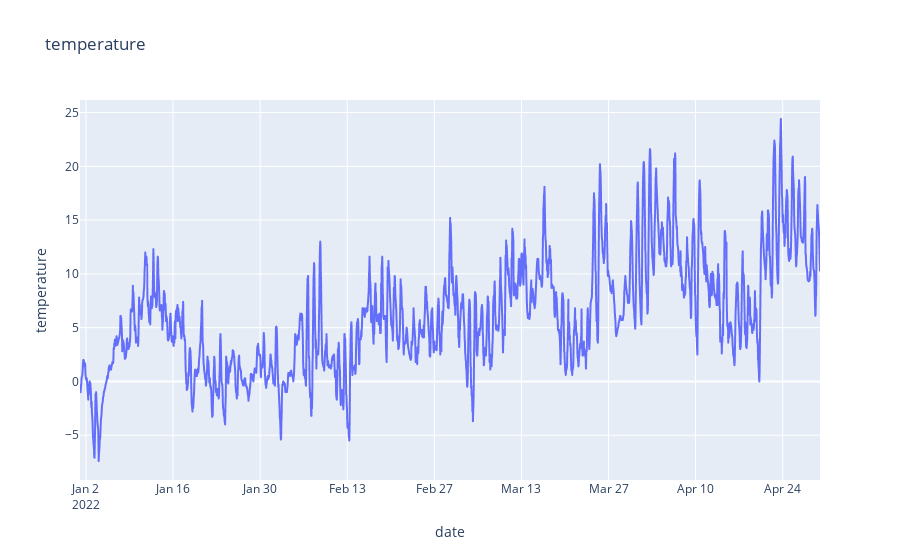

This figure's notebook cell:
### Code cell
px.line(data_temp, x='date', y='temperature', title='temperature')

### Figure 1 — Plotly figure (JSON) as saved in the notebook; plotly's stock layout.template omitted (floating-point values rounded to 4 significant figures; data arrays with more than 128 entries replaced by an {"elided": "..."} marker saying what was removed)
{"data": [{"hovertemplate": "date=%{x}<br>temperature=%{y}<extra></extra>", "legendgroup": "", "line": {"color": "#636efa", "dash": "solid"}, "marker": {"symbol": "circle"}, "mode": "lines", "name": "", "showlegend": false, "x": {"elided": "2856 str values"}, "xaxis": "x", "y": {"elided": "2856 float values"}, "yaxis": "y", "type": "scattergl"}], "layout": {"xaxis": {"anchor": "y", "domain": [0.0, 1.0], "title": {"text": "date"}}, "yaxis": {"anchor": "x", "domain": [0.0, 1.0], "title": {"text": "temperature"}}, "legend": {"tracegroupgap": 0}, "title": {"text": "temperature"}}}
